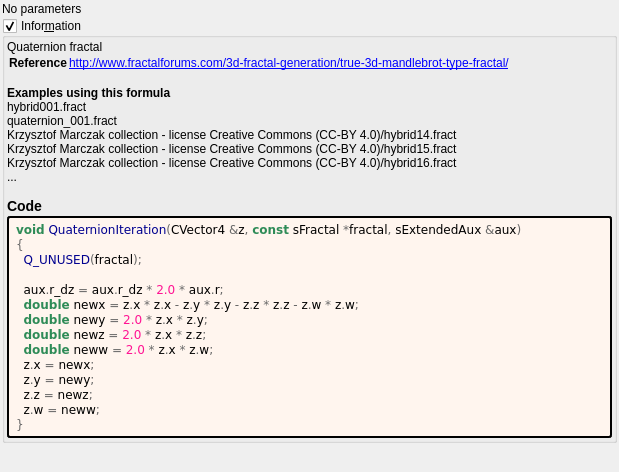
<?xml version="1.0" encoding="UTF-8"?>
<ui version="4.0">
 <class>quaternion</class>
 <widget class="QWidget" name="Form">
  <property name="geometry">
   <rect>
    <x>0</x>
    <y>0</y>
    <width>619</width>
    <height>472</height>
   </rect>
  </property>
  <property name="windowTitle">
   <string notr="true">quaternion</string>
  </property>
  <layout class="QVBoxLayout" name="verticalLayout">
   <property name="spacing">
    <number>2</number>
   </property>
   <property name="leftMargin">
    <number>2</number>
   </property>
   <property name="topMargin">
    <number>2</number>
   </property>
   <property name="rightMargin">
    <number>2</number>
   </property>
   <property name="bottomMargin">
    <number>2</number>
   </property>
   <item>
    <widget class="QLabel" name="label">
     <property name="text">
      <string>No parameters</string>
     </property>
    </widget>
   </item>
   <item>
    <widget class="MyGroupBox" name="groupCheck_info">
     <property name="title">
      <string>Infor&amp;mation</string>
     </property>
     <property name="flat">
      <bool>false</bool>
     </property>
     <property name="checkable">
      <bool>true</bool>
     </property>
     <layout class="QVBoxLayout" name="verticalLayout_2">
      <property name="spacing">
       <number>2</number>
      </property>
      <property name="leftMargin">
       <number>2</number>
      </property>
      <property name="topMargin">
       <number>2</number>
      </property>
      <property name="rightMargin">
       <number>2</number>
      </property>
      <property name="bottomMargin">
       <number>2</number>
      </property>
      <item>
	   <widget class="QLabel" name="label_information_general">
	    <property name="text">
		 <string notr="true">&lt;p&gt;Quaternion fractal&lt;/p&gt;&lt;table&gt;
&lt;tr&gt;&lt;th&gt;Reference&lt;/th&gt;&lt;td&gt;&lt;a href=&quot;http://www.fractalforums.com/3d-fractal-generation/true-3d-mandlebrot-type-fractal/&quot;&gt;http://www.fractalforums.com/3d-fractal-generation/true-3d-mandlebrot-type-fractal/&lt;br&gt;
&lt;/td&gt;&lt;/tr&gt;
&lt;/table&gt;
&lt;br&gt;&lt;b&gt;Examples using this formula&lt;/b&gt;&lt;br&gt;hybrid001.fract&lt;br&gt;quaternion_001.fract&lt;br&gt;Krzysztof Marczak collection - license Creative Commons (CC-BY 4.0)/hybrid14.fract&lt;br&gt;Krzysztof Marczak collection - license Creative Commons (CC-BY 4.0)/hybrid15.fract&lt;br&gt;Krzysztof Marczak collection - license Creative Commons (CC-BY 4.0)/hybrid16.fract&lt;br&gt;...&lt;h3&gt;Code&lt;/h3&gt;</string>
		</property>
		<property name="wordWrap">
		 <bool>true</bool>
		</property>
		<property name="openExternalLinks">
		 <bool>true</bool>
		</property>
		<property name="textInteractionFlags">
		 <set>Qt::LinksAccessibleByMouse|Qt::TextSelectableByMouse</set>
		</property>
		</widget>
	   </item>
	   <item>
	    <widget class="QLabel" name="label_code_content">
		 <property name="text">
		  <string notr="true">&lt;body style=&quot;background-color:#fff5ee&quot;&gt;
&lt;pre style=&quot;color:#000000; background-color:#fff5ee;  font-family:'Courier New',monospace;&quot;&gt;&lt;span style=&quot;color:#2e8b57; font-weight:bold&quot;&gt;void&lt;/span&gt; &lt;span style=&quot;color:#00008f&quot;&gt;QuaternionIteration&lt;/span&gt;&lt;span style=&quot;color:#676767&quot;&gt;(&lt;/span&gt;CVector4 &lt;span style=&quot;color:#676767&quot;&gt;&amp;amp;&lt;/span&gt;z&lt;span style=&quot;color:#676767&quot;&gt;,&lt;/span&gt; &lt;span style=&quot;color:#2e8b57; font-weight:bold&quot;&gt;const&lt;/span&gt; sFractal &lt;span style=&quot;color:#676767&quot;&gt;*&lt;/span&gt;fractal&lt;span style=&quot;color:#676767&quot;&gt;,&lt;/span&gt; sExtendedAux &lt;span style=&quot;color:#676767&quot;&gt;&amp;amp;&lt;/span&gt;aux&lt;span style=&quot;color:#676767&quot;&gt;)&lt;/span&gt;
&lt;span style=&quot;color:#676767&quot;&gt;{&lt;/span&gt;
  &lt;span style=&quot;color:#00008f&quot;&gt;Q_UNUSED&lt;/span&gt;&lt;span style=&quot;color:#676767&quot;&gt;(&lt;/span&gt;fractal&lt;span style=&quot;color:#676767&quot;&gt;);&lt;/span&gt;

  aux&lt;span style=&quot;color:#676767&quot;&gt;.&lt;/span&gt;r_dz &lt;span style=&quot;color:#676767&quot;&gt;=&lt;/span&gt; aux&lt;span style=&quot;color:#676767&quot;&gt;.&lt;/span&gt;r_dz &lt;span style=&quot;color:#676767&quot;&gt;*&lt;/span&gt; &lt;span style=&quot;color:#ff1493&quot;&gt;2.0&lt;/span&gt; &lt;span style=&quot;color:#676767&quot;&gt;*&lt;/span&gt; aux&lt;span style=&quot;color:#676767&quot;&gt;.&lt;/span&gt;r&lt;span style=&quot;color:#676767&quot;&gt;;&lt;/span&gt;
  &lt;span style=&quot;color:#2e8b57; font-weight:bold&quot;&gt;double&lt;/span&gt; newx &lt;span style=&quot;color:#676767&quot;&gt;=&lt;/span&gt; z&lt;span style=&quot;color:#676767&quot;&gt;.&lt;/span&gt;x &lt;span style=&quot;color:#676767&quot;&gt;*&lt;/span&gt; z&lt;span style=&quot;color:#676767&quot;&gt;.&lt;/span&gt;x &lt;span style=&quot;color:#676767&quot;&gt;-&lt;/span&gt; z&lt;span style=&quot;color:#676767&quot;&gt;.&lt;/span&gt;y &lt;span style=&quot;color:#676767&quot;&gt;*&lt;/span&gt; z&lt;span style=&quot;color:#676767&quot;&gt;.&lt;/span&gt;y &lt;span style=&quot;color:#676767&quot;&gt;-&lt;/span&gt; z&lt;span style=&quot;color:#676767&quot;&gt;.&lt;/span&gt;z &lt;span style=&quot;color:#676767&quot;&gt;*&lt;/span&gt; z&lt;span style=&quot;color:#676767&quot;&gt;.&lt;/span&gt;z &lt;span style=&quot;color:#676767&quot;&gt;-&lt;/span&gt; z&lt;span style=&quot;color:#676767&quot;&gt;.&lt;/span&gt;w &lt;span style=&quot;color:#676767&quot;&gt;*&lt;/span&gt; z&lt;span style=&quot;color:#676767&quot;&gt;.&lt;/span&gt;w&lt;span style=&quot;color:#676767&quot;&gt;;&lt;/span&gt;
  &lt;span style=&quot;color:#2e8b57; font-weight:bold&quot;&gt;double&lt;/span&gt; newy &lt;span style=&quot;color:#676767&quot;&gt;=&lt;/span&gt; &lt;span style=&quot;color:#ff1493&quot;&gt;2.0&lt;/span&gt; &lt;span style=&quot;color:#676767&quot;&gt;*&lt;/span&gt; z&lt;span style=&quot;color:#676767&quot;&gt;.&lt;/span&gt;x &lt;span style=&quot;color:#676767&quot;&gt;*&lt;/span&gt; z&lt;span style=&quot;color:#676767&quot;&gt;.&lt;/span&gt;y&lt;span style=&quot;color:#676767&quot;&gt;;&lt;/span&gt;
  &lt;span style=&quot;color:#2e8b57; font-weight:bold&quot;&gt;double&lt;/span&gt; newz &lt;span style=&quot;color:#676767&quot;&gt;=&lt;/span&gt; &lt;span style=&quot;color:#ff1493&quot;&gt;2.0&lt;/span&gt; &lt;span style=&quot;color:#676767&quot;&gt;*&lt;/span&gt; z&lt;span style=&quot;color:#676767&quot;&gt;.&lt;/span&gt;x &lt;span style=&quot;color:#676767&quot;&gt;*&lt;/span&gt; z&lt;span style=&quot;color:#676767&quot;&gt;.&lt;/span&gt;z&lt;span style=&quot;color:#676767&quot;&gt;;&lt;/span&gt;
  &lt;span style=&quot;color:#2e8b57; font-weight:bold&quot;&gt;double&lt;/span&gt; neww &lt;span style=&quot;color:#676767&quot;&gt;=&lt;/span&gt; &lt;span style=&quot;color:#ff1493&quot;&gt;2.0&lt;/span&gt; &lt;span style=&quot;color:#676767&quot;&gt;*&lt;/span&gt; z&lt;span style=&quot;color:#676767&quot;&gt;.&lt;/span&gt;x &lt;span style=&quot;color:#676767&quot;&gt;*&lt;/span&gt; z&lt;span style=&quot;color:#676767&quot;&gt;.&lt;/span&gt;w&lt;span style=&quot;color:#676767&quot;&gt;;&lt;/span&gt;
  z&lt;span style=&quot;color:#676767&quot;&gt;.&lt;/span&gt;x &lt;span style=&quot;color:#676767&quot;&gt;=&lt;/span&gt; newx&lt;span style=&quot;color:#676767&quot;&gt;;&lt;/span&gt;
  z&lt;span style=&quot;color:#676767&quot;&gt;.&lt;/span&gt;y &lt;span style=&quot;color:#676767&quot;&gt;=&lt;/span&gt; newy&lt;span style=&quot;color:#676767&quot;&gt;;&lt;/span&gt;
  z&lt;span style=&quot;color:#676767&quot;&gt;.&lt;/span&gt;z &lt;span style=&quot;color:#676767&quot;&gt;=&lt;/span&gt; newz&lt;span style=&quot;color:#676767&quot;&gt;;&lt;/span&gt;
  z&lt;span style=&quot;color:#676767&quot;&gt;.&lt;/span&gt;w &lt;span style=&quot;color:#676767&quot;&gt;=&lt;/span&gt; neww&lt;span style=&quot;color:#676767&quot;&gt;;&lt;/span&gt;
&lt;span style=&quot;color:#676767&quot;&gt;}&lt;/span&gt;
&lt;/pre&gt;
&lt;/body&gt;</string>
		 </property>
		 <property name="wordWrap">
		  <bool>true</bool>
		 </property>
		 <property name="openExternalLinks">
		  <bool>true</bool>
		 </property>
		 <property name="textInteractionFlags">
		  <set>Qt::LinksAccessibleByMouse|Qt::TextSelectableByMouse</set>
		 </property>
		 <property name="styleSheet">
		  <string notr="true">border-style: outset; border-width: 2px; border-radius: 3px; border-color: black; background-color: #fff5ee; padding: 4px;</string>
		  </property>
		 </widget>
		</item>
	   </layout>
    </widget>
   </item>
   <item>
    <spacer name="verticalSpacer">
     <property name="orientation">
      <enum>Qt::Vertical</enum>
     </property>
     <property name="sizeHint" stdset="0">
      <size>
       <width>20</width>
       <height>40</height>
      </size>
     </property>
    </spacer>
   </item>
  </layout>
 </widget>
 <customwidgets>
  <customwidget>
   <class>MyGroupBox</class>
   <extends>QGroupBox</extends>
   <header>my_group_box.h</header>
   <container>1</container>
  </customwidget>
 </customwidgets>
 <tabstops>
  <tabstop>groupCheck_info</tabstop>
 </tabstops>
 <resources/>
 <connections/>
</ui>
